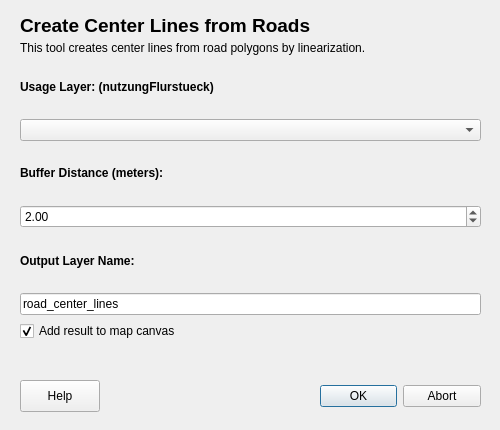
<?xml version="1.0" encoding="UTF-8"?>
<ui version="4.0">
 <class>RoadDetailsDialog</class>
 <widget class="QDialog" name="RoadDetailsDialog">
  <property name="geometry">
   <rect>
    <x>0</x>
    <y>0</y>
    <width>500</width>
    <height>430</height>
   </rect>
  </property>
  <property name="windowTitle">
   <string>Road Details - Center Line Creation</string>
  </property>
  <widget class="QDialogButtonBox" name="buttonBox">
   <property name="geometry">
    <rect>
     <x>320</x>
     <y>380</y>
     <width>161</width>
     <height>32</height>
    </rect>
   </property>
   <property name="orientation">
    <enum>Qt::Horizontal</enum>
   </property>
   <property name="standardButtons">
    <set>QDialogButtonBox::Abort|QDialogButtonBox::Ok</set>
   </property>
  </widget>
  <widget class="QPushButton" name="helpButton">
   <property name="geometry">
    <rect>
     <x>20</x>
     <y>380</y>
     <width>80</width>
     <height>32</height>
    </rect>
   </property>
   <property name="text">
    <string>Help</string>
   </property>
   <property name="toolTip">
    <string>Show help for Road Details center line creation</string>
   </property>
  </widget>
  <widget class="QWidget" name="verticalLayoutWidget">
   <property name="geometry">
    <rect>
     <x>20</x>
     <y>60</y>
     <width>461</width>
     <height>281</height>
    </rect>
   </property>
   <layout class="QVBoxLayout" name="verticalLayout">
    <item>
     <widget class="QLabel" name="label_usage_layer">
      <property name="text">
       <string>Usage Layer: (nutzungFlurstueck)</string>
      </property>
      <property name="font">
       <font>
        <weight>75</weight>
        <bold>true</bold>
       </font>
      </property>
     </widget>
    </item>
    <item>
     <widget class="QgsMapLayerComboBox" name="usageLayerCombo">
      <property name="toolTip">
       <string>Select the road/usage layer for center line creation</string>
      </property>
     </widget>
    </item>
    <item>
     <widget class="QLabel" name="label_buffer">
      <property name="text">
       <string>Buffer Distance (meters):</string>
      </property>
      <property name="font">
       <font>
        <weight>75</weight>
        <bold>true</bold>
       </font>
      </property>
     </widget>
    </item>
    <item>
     <widget class="QDoubleSpinBox" name="bufferSpinBox">
      <property name="toolTip">
       <string>Buffer distance for center line calculation</string>
      </property>
      <property name="minimum">
       <double>0.100000000000000</double>
      </property>
      <property name="maximum">
       <double>1000.000000000000000</double>
      </property>
      <property name="singleStep">
       <double>0.500000000000000</double>
      </property>
      <property name="value">
       <double>2.000000000000000</double>
      </property>
     </widget>
    </item>
    <item>
     <widget class="QLabel" name="label_output">
      <property name="text">
       <string>Output Layer Name:</string>
      </property>
      <property name="font">
       <font>
        <weight>75</weight>
        <bold>true</bold>
       </font>
      </property>
     </widget>
    </item>
    <item>
     <widget class="QLineEdit" name="outputNameEdit">
      <property name="toolTip">
       <string>Name for the output center line layer</string>
      </property>
      <property name="text">
       <string>road_center_lines</string>
      </property>
     </widget>
    </item>
    <item>
     <widget class="QCheckBox" name="addToMapCheckBox">
      <property name="text">
       <string>Add result to map canvas</string>
      </property>
      <property name="checked">
       <bool>true</bool>
      </property>
     </widget>
    </item>
   </layout>
  </widget>
  <widget class="QLabel" name="label_title">
   <property name="geometry">
    <rect>
     <x>20</x>
     <y>10</y>
     <width>460</width>
     <height>31</height>
    </rect>
   </property>
   <property name="font">
    <font>
     <pointsize>14</pointsize>
     <weight>75</weight>
     <bold>true</bold>
    </font>
   </property>
   <property name="text">
    <string>Create Center Lines from Roads</string>
   </property>
  </widget>
  <widget class="QLabel" name="label_description">
   <property name="geometry">
    <rect>
     <x>20</x>
     <y>40</y>
     <width>461</width>
     <height>16</height>
    </rect>
   </property>
   <property name="text">
    <string>This tool creates center lines from road polygons by linearization.</string>
   </property>
  </widget>
 </widget>
 <customwidgets>
  <customwidget>
   <class>QgsMapLayerComboBox</class>
   <extends>QComboBox</extends>
   <header>qgsmaplayercombobox.h</header>
  </customwidget>
 </customwidgets>
 <resources/>
 <connections>
  <connection>
   <sender>buttonBox</sender>
   <signal>accepted()</signal>
   <receiver>RoadDetailsDialog</receiver>
   <slot>accept()</slot>
   <hints>
    <hint type="sourcelabel">
     <x>248</x>
     <y>254</y>
    </hint>
    <hint type="destinationlabel">
     <x>157</x>
     <y>274</y>
    </hint>
   </hints>
  </connection>
  <connection>
   <sender>buttonBox</sender>
   <signal>rejected()</signal>
   <receiver>RoadDetailsDialog</receiver>
   <slot>reject()</slot>
   <hints>
    <hint type="sourcelabel">
     <x>316</x>
     <y>260</y>
    </hint>
    <hint type="destinationlabel">
     <x>286</x>
     <y>274</y>
    </hint>
   </hints>
  </connection>
 </connections>
</ui>
